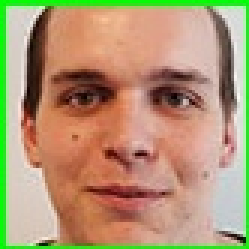
#> input picture facedetect/images_resize/face_of_2.jpg, 83 x 83 px (shown 3 times larger)
$ python f_dec.py images_resize/1.jpg
#> lines starting #> are read from the running program, lines starting #| are printed output that depends on the picture
'''
face detection using haar cascades

USAGE:
    f_dec.py [<video_source>]
'''

import numpy as np
import cv2

face_cascade = cv2.CascadeClassifier('../haarcascades/haarcascade_frontalface_default.xml')

matyas = cv2.imread('images_resize/face_of_2.jpg')
#> matyas is the input picture: shape (83, 83, 3); mean B, G, R 115.8, 151.5, 177.5
gray_matyas = cv2.cvtColor(matyas, cv2.COLOR_BGR2GRAY)
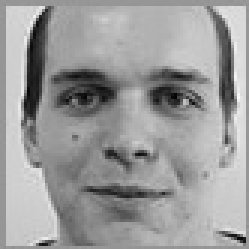
#> gray_matyas: shape (83, 83) (shown 3 times larger); min 3, max 249, mean 155.2

cap = cv2.VideoCapture(0)
match = []
while True:
    img = cap.read()
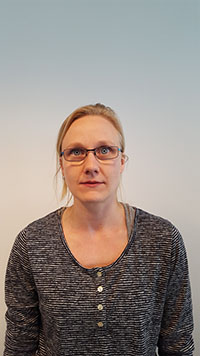
#> input picture facedetect/images_resize/1.jpg, 200 x 356 px, given in place of the camera
#> (the run stopped early here; a loop or call above may not have finished)
